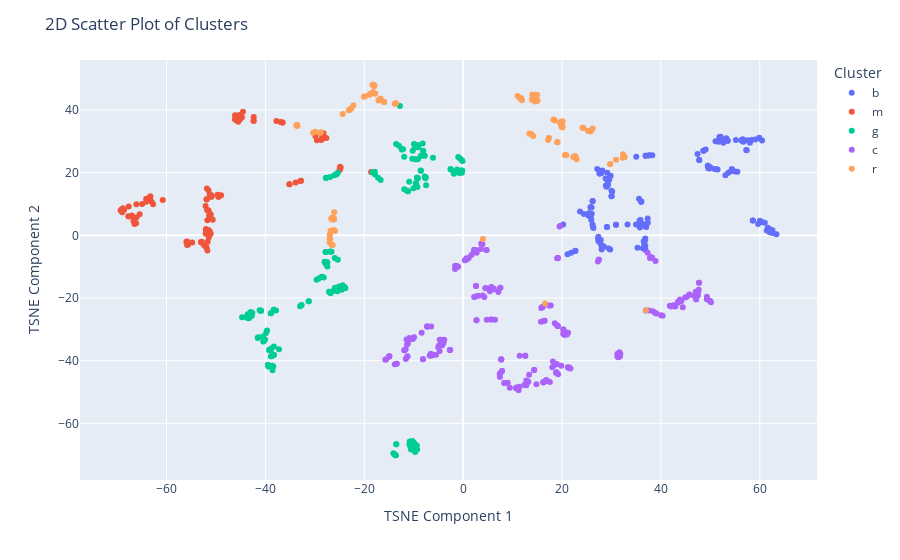

Source (notebook cell):
### Markdown cell above
### **4.4 Testing for 5 Clusters**

### Code cell
# KMeans clustering
km2 = KMeans(n_clusters=5, random_state=42).fit(df)

# t-SNE for dimensionality reduction to 2D
X_embedded = TSNE(n_components=2, perplexity=10, random_state=24).fit_transform(df)
colors = np.array([x for x in 'bgrcmykbgrcmykbgrcmykbgrcmyk'])

# Plot using Plotly
fig = px.scatter(x=X_embedded[:, 0], y=X_embedded[:, 1], color=[colors[label] for label in km2.labels_])
fig.update_layout(
    title="2D Scatter Plot of Clusters",
    xaxis_title="TSNE Component 1",
    yaxis_title="TSNE Component 2",
    legend_title="Cluster"
)
fig.show()

### Figure 1 — Plotly figure (JSON) as saved in the notebook; plotly's stock layout.template omitted (floating-point values rounded to 4 significant figures; data arrays with more than 128 entries replaced by an {"elided": "..."} marker saying what was removed)
{"data": [{"hovertemplate": "color=b<br>x=%{x}<br>y=%{y}<extra></extra>", "legendgroup": "b", "marker": {"color": "#636efa", "symbol": "circle"}, "mode": "markers", "name": "b", "orientation": "v", "showlegend": true, "type": "scatter", "x": {"elided": "147 float values"}, "xaxis": "x", "y": {"elided": "147 float values"}, "yaxis": "y"}, {"hovertemplate": "color=m<br>x=%{x}<br>y=%{y}<extra></extra>", "legendgroup": "m", "marker": {"color": "#EF553B", "symbol": "circle"}, "mode": "markers", "name": "m", "orientation": "v", "showlegend": true, "type": "scatter", "x": [-69.16, -53.03, -52.98, -52.87, -68.83, -52.03, -67.64, -52.03, -29.57, -28.69, -35.11, -64.12, -35.16, -51.74, -44.53, -45.91, -28.31, -45.29, -44.79, -45.15, -46.17, -45.49, -45.29, -44.79, -45.15, -45.9, -46.13, -27.66, -28.25, -28.58, -42.4, -29.86, -36.93, -36.62, -36.49, -37.78, -24.9, -64.93, -51.28, -51.7, -24.77, -18.63, -64.1, -63.57, -60.77, -66.09, -48.96, -63.3, -63.28, -63.38, -51.92, -32.93, -51.85, -66.15, -52.47, -42.37, -42.37, -51.05, -54.81, -66.43, -67.49, -67.74, -68.57, -66.61, -33.88, -55.65, -51.44, -51.51, -51.26, -65.43, -51.97, -51.94, -66.49, -52.03, -52.09, -50.65, -24.96, -52.11, -51.38, -49.64, -49.48, -51.06, -49.66, -32.78, -28.51, -24.97, -51.74, -55.83, -66.07, -55.99, -67.01, -55.83, -66.67, -68.96, -51.66, -69.29, -51.49, -51.49, -50.9, -62.72, -63.02, -51.77, -50.97, -50.89, -51.05, -51.14, -51.84], "xaxis": "x", "y": [8.171, -2.176, -2.102, -2.043, 8.64, 1.964, 9.215, 1.964, 30.35, 30.44, 16.29, 11.71, 16.27, 4.8, 39.42, 37.76, 31.02, 38.31, 37.69, 37.01, 37.04, 36.22, 38.31, 37.69, 37.01, 36.75, 38.35, 31.03, 32.57, 32.35, 36.46, 31.62, 36.17, 36.04, 35.99, 36.52, 21.89, 9.976, 12.95, 8.028, 21.69, 20.24, 10.69, 11.43, 11.31, 9.915, 12.8, 12.39, 12.37, 11.95, 11.5, 17.32, 11.41, 3.823, -3.101, 37.79, 36.67, 0.5404, -2.278, 5.307, 6.021, 6.117, 8.176, 4.678, 16.84, -2.89, -0.6041, 1.704, 1.186, 6.758, -3.82, -3.773, 3.612, 0.5831, 0.5863, 5.011, 20.83, 9.37, 6.327, 12.85, 12.21, 6.766, 12.93, 17.39, 31.34, 21.17, -4.821, -1.991, 5.809, -2.085, 6.343, -3.064, 4.469, 7.406, -2.009, 7.899, 14.27, 7.93, 12.8, 9.914, 10.75, 8.049, 12.38, 12.3, 5.621, 5.669, 14.93], "yaxis": "y"}, {"hovertemplate": "color=g<br>x=%{x}<br>y=%{y}<extra></extra>", "legendgroup": "g", "marker": {"color": "#00cc96", "symbol": "circle"}, "mode": "markers", "name": "g", "orientation": "v", "showlegend": true, "type": "scatter", "x": {"elided": "165 float values"}, "xaxis": "x", "y": {"elided": "165 float values"}, "yaxis": "y"}, {"hovertemplate": "color=c<br>x=%{x}<br>y=%{y}<extra></extra>", "legendgroup": "c", "marker": {"color": "#ab63fa", "symbol": "circle"}, "mode": "markers", "name": "c", "orientation": "v", "showlegend": true, "type": "scatter", "x": {"elided": "212 float values"}, "xaxis": "x", "y": {"elided": "212 float values"}, "yaxis": "y"}, {"hovertemplate": "color=r<br>x=%{x}<br>y=%{y}<extra></extra>", "legendgroup": "r", "marker": {"color": "#FFA15A", "symbol": "circle"}, "mode": "markers", "name": "r", "orientation": "v", "showlegend": true, "type": "scatter", "x": [-27.0, 11.72, -26.64, -15.99, -13.85, 11.72, 11.54, -15.99, 11.01, 36.97, 3.995, 11.9, 13.92, 14.69, -17.96, 15.04, 14.53, 14.83, -18.85, -17.96, 13.92, -18.05, 16.56, -26.39, -13.61, 14.94, 14.05, -18.27, -18.35, 14.47, 13.98, -13.61, 22.65, -24.36, -22.66, 22.65, -23.05, 17.32, 20.85, -22.19, -30.36, 22.26, -29.94, -22.65, 22.84, 19.59, 29.75, -26.14, 19.96, 20.11, -23.12, 19.84, 20.06, -26.81, 29.73, 19.88, 17.32, 20.12, 18.3, 19.1, 18.28, 22.94, -25.92, 19.03, 17.17, 20.58, 13.73, 13.39, 32.58, -33.74, -33.59, -26.12, 24.29, -26.1, -33.62, -26.15, 32.67, 30.92, -26.45, 25.22, 25.76, 32.28, 25.39, -26.51, -33.53, 25.38, 26.2, -26.7, 32.33, 24.13, 18.57, -28.78, 13.82, -28.98, 14.17, -26.98, -26.98, -20.08, -19.8, -16.75, -16.89, -18.92, -16.69, -17.14, -17.83, -17.82, -26.91, -26.92, -27.03], "xaxis": "x", "y": [-2.291, 43.76, -3.037, 42.57, 42.03, 43.76, 43.61, 42.57, 44.5, -23.94, -1.207, 43.08, 43.25, 43.27, 47.69, 42.99, 42.71, 43.47, 45.09, 47.69, 43.4, 48.06, -21.78, -3.094, 42.11, 44.77, 44.91, 45.77, 48.03, 44.86, 44.84, 42.12, 25.12, 38.7, 40.48, 25.33, 40.02, 31.04, 25.56, 41.4, 32.77, 25.0, 33.04, 40.51, 24.79, 35.82, 22.74, 1.687, 35.8, 34.8, 39.92, 34.76, 34.4, 1.474, 22.72, 36.35, 31.04, 36.34, 36.91, 29.72, 36.99, 24.27, 1.364, 29.78, 30.46, 25.61, 32.31, 32.47, 25.02, 35.05, 35.19, 5.069, 34.27, 7.384, 35.18, 5.498, 25.01, 24.12, 5.596, 33.41, 33.1, 24.72, 33.28, 5.019, 34.93, 33.27, 34.14, 5.37, 25.89, 34.36, 36.62, 32.89, 32.24, 32.65, 31.74, 0.2103, 0.2045, 44.26, 44.43, 43.56, 43.45, 44.87, 43.61, 43.06, 45.26, 45.25, -1.153, -1.154, -1.152], "yaxis": "y"}], "layout": {"legend": {"title": {"text": "Cluster"}, "tracegroupgap": 0}, "margin": {"t": 60}, "title": {"text": "2D Scatter Plot of Clusters"}, "xaxis": {"anchor": "y", "domain": [0, 1], "title": {"text": "TSNE Component 1"}}, "yaxis": {"anchor": "x", "domain": [0, 1], "title": {"text": "TSNE Component 2"}}}}
